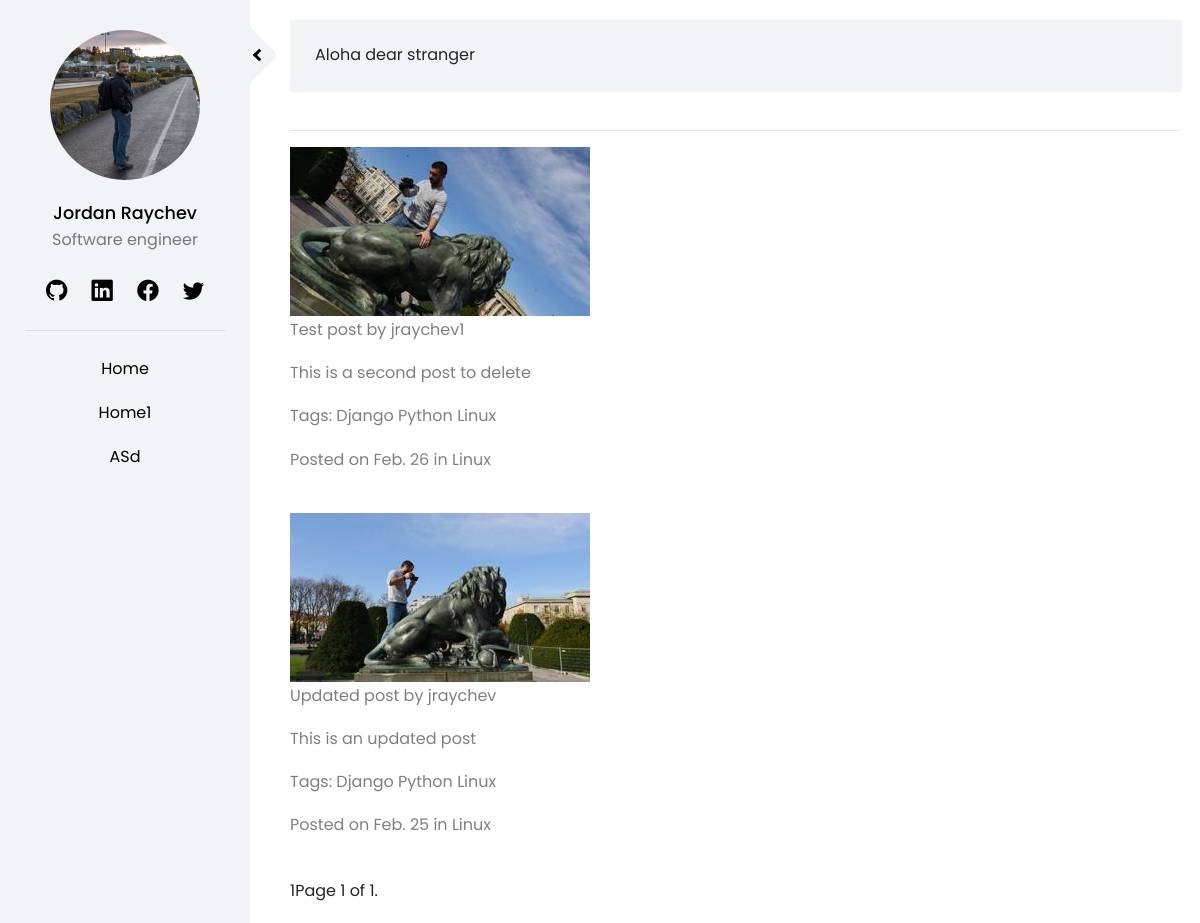
The app's page /posts/, older data.
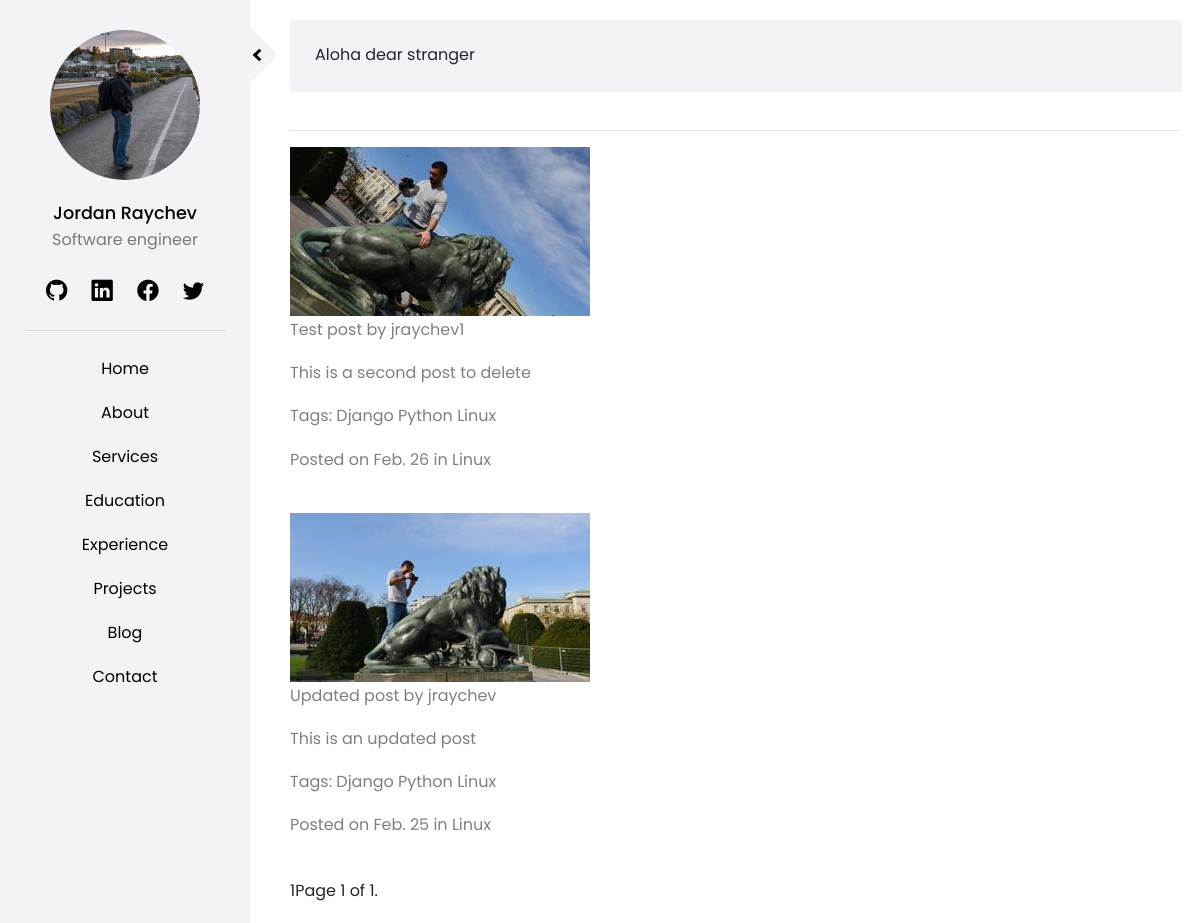
The same page, newer data.
### staticpages/models.py (models this page shows, shortened)
class Menu(models.Model):
    menu_name = models.CharField(max_length=50)
    @property
    def menu_slug(self):
        return self.menu_name.lower()

### posts/models.py (models this page shows, shortened)
class Post(models.Model):
    title = models.CharField(max_length=100)
    content = models.TextField()
    header_image = models.ImageField(default='profile_default.jpg', upload_to='post_images')
    date_posted = models.DateTimeField(default=timezone.now)
    author = models.ForeignKey(CustomUser, on_delete=models.CASCADE, default=1)
    author_bio = models.CharField(max_length=200, default='default-bio')
    tags = models.ManyToManyField(Tag)
    category = models.ForeignKey(Category, on_delete=models.DO_NOTHING)
    status = models.IntegerField(choices=STATUS, default=0)
    @property
    def time_created_before(self):
        time_diff = timezone.now() - self.date_posted
        seconds = floor(time_diff.total_seconds())
        time_since_creation = 0
        if seconds < 3600:
            time_since_creation = str(seconds//60) + ' mins ago'
        elif seconds > 3600 and seconds < 86400:
            time_since_creation = str(seconds//3600) + ' hours ago'
        elif seconds > 8600 and seconds < 432000:
            time_since_creation = str(seconds//86000) + ' days ago'
        else:
            posted_on = str(self.date_posted.strftime('%b. %d'))
            time_since_creation = 'on ' + posted_on
        return time_since_creation
    class Meta:
        ordering = ['-date_posted']

class Tag(models.Model):
    name = models.CharField(max_length=20, unique=True)
    def __str__(self):
        return str(self.name)

class Category(models.Model):
    name = models.CharField(max_length=20, unique=True)
    def __str__(self):
        return str(self.name)

### accounts/models.py (models this page shows, shortened)
class CustomUser(AbstractUser):
    department = models.CharField(max_length=50)
    slug = models.SlugField(max_length=50)
    profile_image = models.ImageField(default='profile_default.jpg', upload_to='profile_images')
    def __str__(self):
        return self.username

### posts/views.py (the view)
# urls.py: path('', PostsView.as_view(), name='all-posts'),
class PostsView(ListView):
    paginate_by = _PAGINATE_BY
    queryset = Post.objects.filter(status=0) # Return only post with status publish
    context_object_name = 'all_posts'
    template_name = 'posts/all_posts.html'
    login_url = reverse_lazy('login')

### home/templatetags/menu.py (called while the page is built)
@register.inclusion_tag('home/menu.html')
def get_menu():
    menu = Menu.objects.all()
    return {'menu' : menu}

### templates/posts/all_posts.html (shortened to what this page needs)
{% extends 'home/base.html' %}
{% block content %}
    {% for post in all_posts %}
    <img src="{{ post.header_image.url }}">
        <p> {{ post.title }} by {{ post.author }} </p>
        <p><a href = "{% url 'post-detail' post.id %}"> {{ post.content }} </a></p>
        <p> Tags:
            {% for tag in post.tags.all %}
                <a href = " {% url 'tag-view-cbv' tag.name %}"> {{ tag }}</a>
        {% endfor %}
        </p>
        <p>Posted {{ post.time_created_before }} in
            <a href = " {% url 'cat-view-cbv' post.category %} "> {{ post.category }}  </a>
        </p>
    {% endfor %}
    <div class="pagination">
        <span class="step-links">
            {% for num in page_obj.paginator.page_range %}
                {% if page_obj.number == num %}
                    <a href = "?page={{num}}"> {{ num }} </a>
                {% elif num > page_obj.number|add:'-2' and num < page_obj.number|add:'2' %}
                    <a href = "?page={{num}}"> {{ num }} </a>
                {% endif %}
            {% endfor %}
        </span>
        <span class="current">
            Page {{ page_obj.number }} of {{ page_obj.paginator.num_pages }}.
        </span>
    </div>
{% endblock %}

### templates/home/base.html (shortened to what this page needs)
{% load static %}
<!DOCTYPE html>
<html>
    <head>
        <link rel="stylesheet" href="https://stackpath.bootstrapcdn.com/font-awesome/4.7.0/css/font-awesome.min.css">
        <link rel="stylesheet" href="https://stackpath.bootstrapcdn.com/bootstrap/4.4.1/css/bootstrap.min.css">
        <link rel="stylesheet" href="https://cdn.jsdelivr.net/npm/bootstrap-icons@1.4.0/font/bootstrap-icons.css">
        <link rel="stylesheet" href="{% static 'css/style.css' %}">
        <link rel="stylesheet" href="https://cdnjs.cloudflare.com/ajax/libs/font-awesome/5.15.2/css/all.min.css" />
    </head>
    <body>
        <div class="wrapper">
            {% include "home/navbar.html" %}
            <div id="sidebarCollapse">
                <i class="arrow left"></i>
            </div>
            <div id="content">
                <nav class="navbar navbar-expand-lg">
                    <div class="container-fluid">
                        {% if user.is_authenticated %}
                            <span id = "loggedin">You are logged in as {{ user.username }} </span>
                        {% else %}
                            <span id = "loggedin">Aloha dear stranger</span>
                        {% endif %}
                    </div>
                </nav>
                <hr>
                {% block content %}
                {% endblock %}
            </div>
        </div>
    </body>
</html>

### templates/home/navbar.html
{% load static %}
{% load menu %}
<nav id="sidebar" class = "active">
    <div class="sidebar-header">
        <img class="rounded-circle profile-img" src="{% static 'profile-image/default-jraychev.png' %}"/>
        <a class="name" href = "{% url 'home' %}"> Jordan Raychev </a>
        <p class="profession"> Software engineer </p>
        <div class = "row">
            <ul class = "list-unstyled social-sidebar">
                <li><a href="https://github.com/jpraychev"> <i class="bi bi-github fa-lg"></i> </a></li>
                <li><a href="https://www.linkedin.com/in/jordan-raychev-5a69a691/"><i class="bi bi-linkedin fa-lg"></i></a></li>
                <li><a href="https://www.facebook.com/JordanRaychev/"><i class="bi bi-facebook fa-lg"></i></a></li>
                <li><a href="https://twitter.com/jpraychev"><i class="bi bi-twitter fa-lg"></i></a></li>
            </ul>
        </div>
    </div>
    <hr class = "sidebar-hr">
    <ul class = "list-unstyled">
        {% get_menu %}
    </ul>
</nav>

### templates/home/menu.html
{% for item in menu %}
    <li><a class = "{% if request.path %} active {% endif %}" href="{% url item.menu_slug %}"> {{ item.menu_name}} </a></li>
{% endfor %}

### static/css/style.css (style rules this page uses)
:root { --main-color: rgb(242, 243, 247); --main-color-darker: rgb(230, 230, 230); --red-color: #ec5453; --green-color: #2fa499; --blue-color: #2c98f0; --darker-blue-color: #4054b2; --white-color: #ffffff; --yellow-color: #f9bf3f; --purple-color: #a84cb8; --border-color: rgba(0, 0, 0, 0.1); --black-color: rgba(0,0,0); --p-color: rgba(0, 0, 0, 0.5); --box-shadow: rgba(0, 0, 0, 0.2); --black-075: rgba(0, 0, 0, 0.75); }
body { font-family: 'Poppins', sans-serif; background: var(--white-color); }
p { font-family: 'Poppins', sans-serif; font-size: 1em; font-weight: 400; line-height: 1.7em; color: var(--p-color); }
a, a:hover, a:focus { color: inherit; text-decoration: none; transition: all 0.3s; }
.navbar { padding: 15px 10px; background-color: var(--main-color); border: none; border-radius: 0; margin-bottom: 40px; box-shadow: 1px 1px 3px var(--border-color); height: 70px; }
.wrapper { display: flex; width: 100%; align-items: stretch; }
#sidebar { min-width: 250px; max-width: 250px; background: #7386D5; color: var(--black-color); transition: all 0.75s; background-color: var(--main-color); margin-left: -250px; }
#sidebar.active { margin-left: 0px; }
.sidebar-header { padding: 30px 50px 0px 50px; background-color: var(--main-color); text-align: center; }
.sidebar-hr { margin-left: 25px; margin-right: 25px; }
.list-unstyled { padding-left: 0; list-style: none; text-align: center; }
.social-sidebar { margin: auto auto; }
ul.social-sidebar li { display: inline-block; }
#loggedin { padding-left: 0px; }
#sidebar ul li a, .main-navbar li a { position: relative; display: inline-block; padding: 10px; }
#sidebar ul li a:after, .main-navbar li a:after { content: ''; position: absolute; width: 100%; transform: scaleX(0); height: 2px; bottom: 0; left: 0; background-color: var(--blue-color); transform-origin: bottom center; transition: transform 0.25s ease-out; }
.profile-img { width: 150px; height: 150px; margin-bottom: 20px; }
.name { font-size: 1.1em; font-weight: 500; }
#sidebarCollapse { min-width: 40px; height: 40px; background-color: var(--main-color); position: relative; transform: rotate(-45deg); margin-left: -20px; margin-top: 35px; border-bottom-right-radius: 5px; border-top-left-radius: 5px; }
.arrow { border: solid var(--black-color); border-width: 0 3px 3px 0; display: inline-block; padding: 3px; position: absolute; bottom: 9px; right: 9px; }
.left { transform: rotate(180deg); -webkit-transform: rotate(180deg); }
#content { width: 100%; padding: 20px; min-height: 100vh; transition: all 0.3s; }

Row changes from the older to the newer data that the page shows:
removed Menu: menu_name "Home1"
removed Menu: menu_name "ASd"
added Menu: menu_name "About"
added Menu: menu_name "Services"
added Menu: menu_name "Education"
added Menu: menu_name "Experience"
added Menu: menu_name "Projects"
added Menu: menu_name "Blog"
added Menu: menu_name "Contact"
